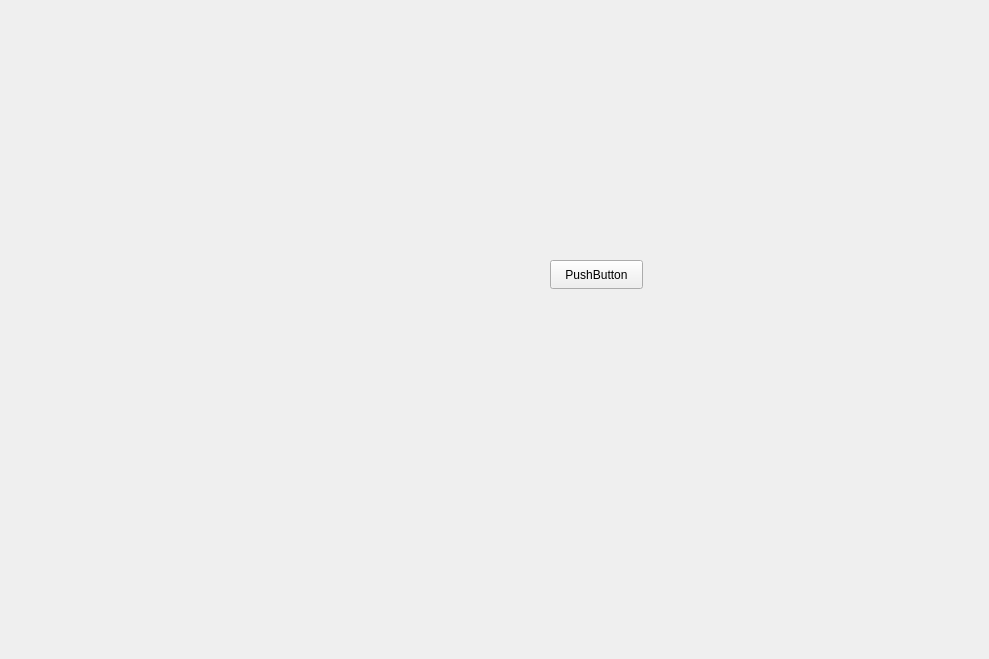
<?xml version="1.0" encoding="UTF-8"?>
<ui version="4.0">
 <class>Form</class>
 <widget class="QWidget" name="Form">
  <property name="geometry">
   <rect>
    <x>0</x>
    <y>0</y>
    <width>989</width>
    <height>659</height>
   </rect>
  </property>
  <property name="windowTitle">
   <string>Form</string>
  </property>
  <widget class="QPushButton" name="pushButton">
   <property name="geometry">
    <rect>
     <x>550</x>
     <y>260</y>
     <width>93</width>
     <height>29</height>
    </rect>
   </property>
   <property name="text">
    <string>PushButton</string>
   </property>
  </widget>
 </widget>
 <resources/>
 <connections/>
</ui>
